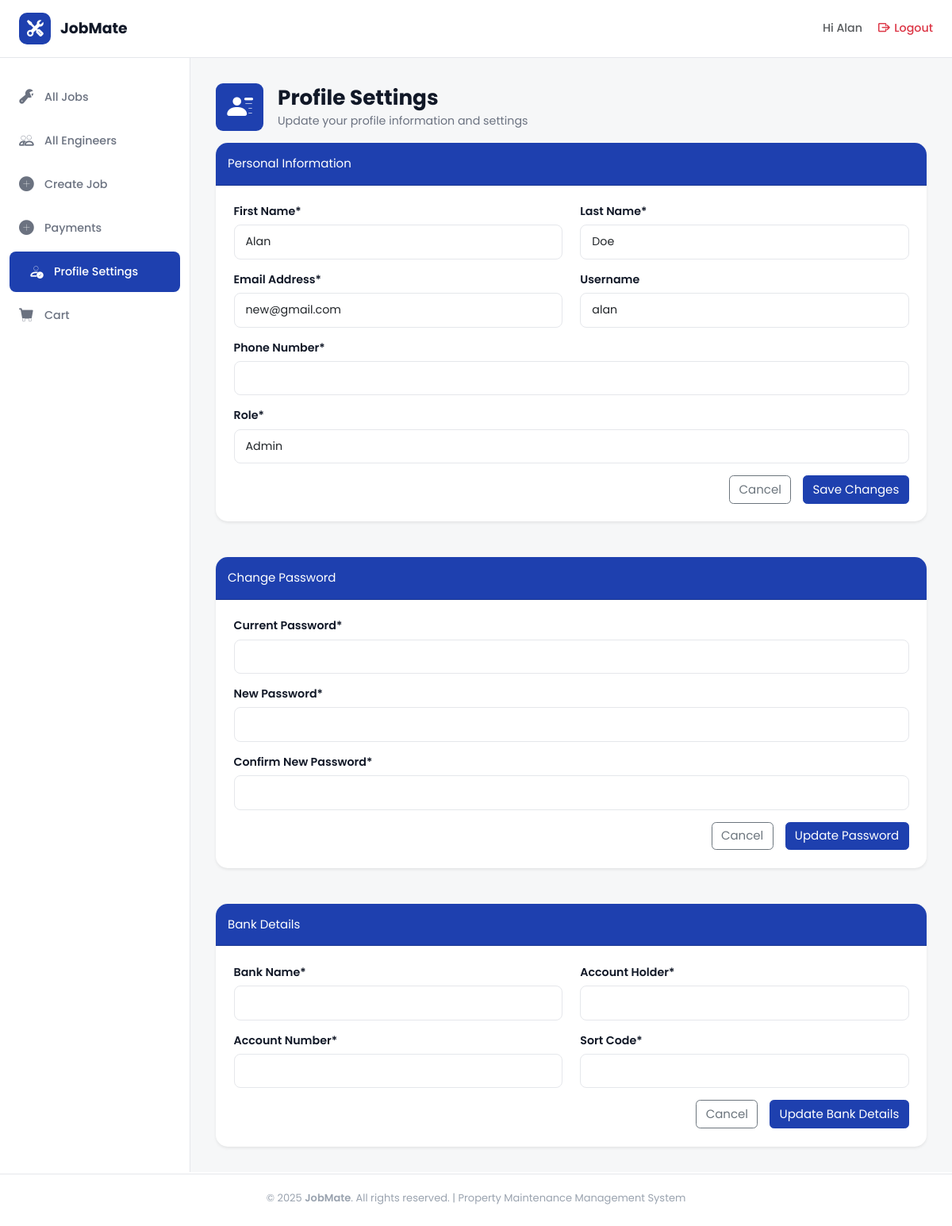
Page /users/profile_settings/ (signed in) on the earlier database version.
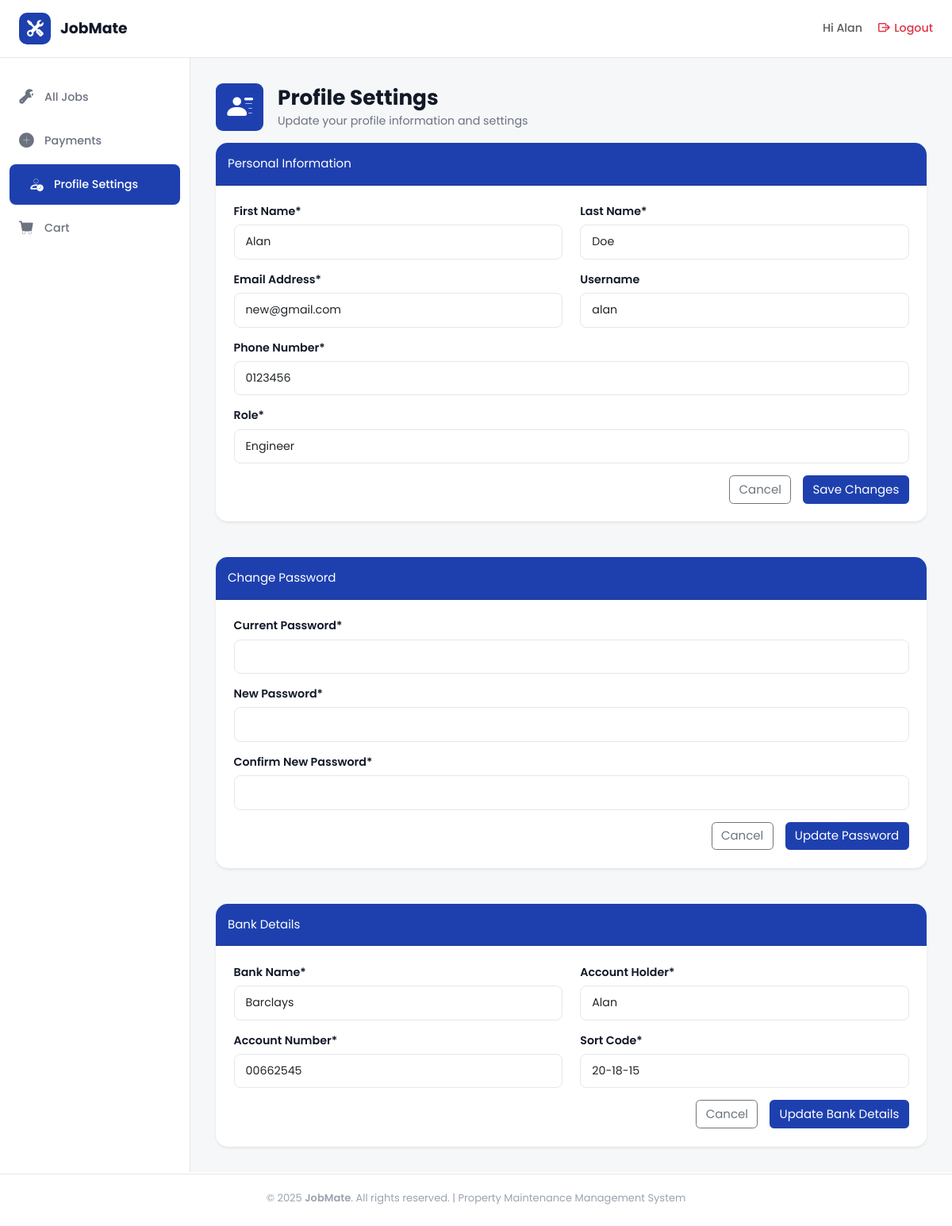
Same page on the later database version.
### users/models.py (models this page shows, shortened)
class Profile(models.Model):
    user = models.OneToOneField(User, on_delete=models.CASCADE)
    phone_number = models.CharField(
        max_length=20,
        blank=False,
    )
    role = models.CharField(
        max_length=20,
        default='Engineer'
    )
    bank_name = models.CharField(
        max_length=100,
        blank=True,
        null=True
    )
    account_holder = models.CharField(
        max_length=100,
        blank=True,
        null=True
    )
    account_number = models.CharField(
        max_length=20,
        blank=True,
        null=True
    )
    sort_code = models.CharField(
        max_length=20,
        blank=True,
        null=True
    )

### users/views.py (the view, shortened to what this page needs)
# urls.py: path('profile_settings/', views.profile_settings, name='profile_settings'),
@login_required
def profile_settings(request):
    profile = request.user.profile
    if request.method == "POST" and "submit_personal" in request.POST:
        personal_form = ProfileForm(request.POST, instance=profile)
        bank_form = BankDetailsForm(instance=profile)
        password_form = PasswordChangeForm(request.user)
        if personal_form.is_valid():
            personal_form.save()
            messages.success(request, 'Your profile was successfully updated!')
            return redirect("users:profile_settings")
    elif request.method == "POST" and "submit_bank" in request.POST:
        bank_form = BankDetailsForm(request.POST, instance=profile)
        if bank_form.is_valid():
            bank_form.save()
            messages.success(request, 'Your bank details was successfully updated!')
            return redirect("users:profile_settings")
    else:
        personal_form = ProfileForm(instance=profile)
        bank_form = BankDetailsForm(instance=profile)
        password_form = PasswordChangeForm(request.user)
        for field in password_form.fields.values():
            field.widget.attrs["class"] = "form-control"
            field.widget.attrs["placeholder"] = ""
            field.widget.attrs.pop("autofocus", None) # Remove focus when the profile page loads
    return render(
        request,
        "profile_settings.html",
        {
            "personal_form": personal_form,
            "bank_form": bank_form,
            "password_form": password_form,
        },
    )

### users/forms/profile.py
class ProfileForm(forms.ModelForm):
    class Meta:
        model = Profile
        fields = [
            'phone_number',
            'role',
        ]
        widgets = {
            "phone_number": forms.TextInput(attrs={"class": "form-control"}),
            'role': forms.TextInput(attrs={'class': 'form-control',  'readonly': 'readonly'}),
        }

class BankDetailsForm(forms.ModelForm):
    class Meta:
        model = Profile
        fields = [
            "bank_name",
            "account_holder",
            "account_number",
            "sort_code"
        ]
        widgets = {
            'bank_name': forms.TextInput(attrs={'class': 'form-control'}),
            'account_holder': forms.TextInput(attrs={'class': 'form-control'}),
            'account_number': forms.TextInput(attrs={'class': 'form-control'}),
            'sort_code': forms.TextInput(attrs={'class': 'form-control'}),
        }

### users/templates/profile_settings.html (shortened to what the changed rows need)
{% extends "dashboard_base.html" %}
{% load static %}
{% block content %}
<div class="heading-section">
    <div class="d-flex align-items-center gap-3 mb-3">
        <div>
            <h1 class="section-title">Profile Settings</h1>
        </div>
    </div>
</div>
<div class="card shadow-sm border-0 rounded-4 mb-5">
    <form class="card-body p-4" method="POST" action="">
        <div class="mb-3">
            <label class="form-label">Phone Number*</label>
            {{ personal_form.phone_number }}
        </div>
        <div class="mb-3">
            <label class="form-label">Role*</label>
            {{ personal_form.role }}
        </div>
    </form>
</div>
<div class="card shadow-sm border-0 rounded-4">
    <form class="card-body p-4" method="POST">
        <div class="row mb-3">
            <div class="col-md-6">
                <label class="form-label">Bank Name*</label>
                {{ bank_form.bank_name }}
            </div>
            <div class="col-md-6">
                <label class="form-label">Account Holder*</label>
                {{ bank_form.account_holder }}
            </div>
        </div>
        <div class="row mb-3">
            <div class="col-md-6">
                <label class="form-label">Account Number*</label>
                {{ bank_form.account_number }}
            </div>
            <div class="col-md-6">
                <label class="form-label">Sort Code*</label>
                {{ bank_form.sort_code }}
            </div>
        </div>
    </form>
</div>
{% endblock %}

### templates/dashboard_base.html (shortened to what this page needs)
{% extends "base.html" %}
{% load static %}
{% block body %}
<header class="top-header">
  <div class="logo-section">
    <a href="{% url 'home:home' %}">
      <div class="logo-icon">
        <i class="bi bi-tools"></i>
      </div>
      <span class="logo-text">JobMate</span>
    </a>
  </div>
  <div class="header-right">
    <div class="user-info">
      <a href="{% url 'users:profile_settings' %}" class="text-decoration-none text-muted"><span>Hi {% if request.user.is_authenticated and request.user.first_name == "" %}
        {{ request.user.username }}
        {% else %}
         {{request.user.first_name}}
          {% endif %} </span></a>
    </div>
    <a href="{% url 'account_logout' %}" class="logout-btn text-danger">
      <i class="bi bi-box-arrow-right"></i>
      <span>Logout</span>
    </a>
  </div>
</header>
<div class="dashboard-layout">
  <aside class="sidebar">
    <ul class="sidebar-nav">
      <li>
        <a href="{% url 'jobs:all_jobs' %}"
          class="{% if request.resolver_match.url_name == 'all_jobs' %}active{% endif %}">
          <i class="bi bi-wrench-adjustable"></i>
          <span>All Jobs</span>
        </a>
      </li>
      {% if request.user.is_authenticated and request.user.profile.role == "Admin" %}
      <li>
        <a href="{% url 'users:all_engineers' %}"
          class="{% if request.resolver_match.url_name == 'all_engineers' %}active{% endif %}">
          <i class="bi bi-people"></i>
          <span>All Engineers</span>
        </a>
      </li>
      <li>
        <a href="{% url 'jobs:create_job' %}"
          class="{% if request.resolver_match.url_name == 'create_job' %}active nav-link disabled{% endif %} {% if request.resolver_match.url_name == 'edit_job' %}d-none{% endif %}">
          <i class="bi bi-plus-circle-fill"></i>
          <span>Create Job</span>
        </a>
      </li>
      {% endif %}
      <li>
        <a href="{% url 'cart:payments' %}"
          class="{% if request.resolver_match.url_name == 'payments' %}active nav-link disabled{% endif %}">
          <i class="bi bi-plus-circle-fill"></i>
          <span>Payments</span>
        </a>
      </li>
      <li>
        <a href="{% url 'users:profile_settings' %}"
          class="{% if request.resolver_match.url_name == 'profile_settings' %}active nav-link disabled {% else %}d-none {% endif %}">
          <i class="bi bi-person-check"></i>
          <span>Profile Settings</span>
        </a>
      </li>
      <li>
        <a href="{% url 'cart:basket' %}"
          class="{% if request.resolver_match.url_name == 'basket' %}active nav-link disabled{% endif %}">
          <i class="bi bi-cart-fill"></i>
          <span>Cart</span>
        </a>
      </li>
    </ul>
  </aside>
  <main class="main-content">
    {% block content %} {% endblock %}
  </main>
</div>
{% endblock %}

Differences in the rows shown:
changed Profile: phone_number (not shown) → "0123456"; role "Admin" → "Engineer"; bank_name (not shown) → "Barclays"; account_holder (not shown) → "Alan"; account_number (not shown) → "00662545"; sort_code (not shown) → "20-18-15"
Other differences:
text no longer shown: "All Engineers Create Job"
